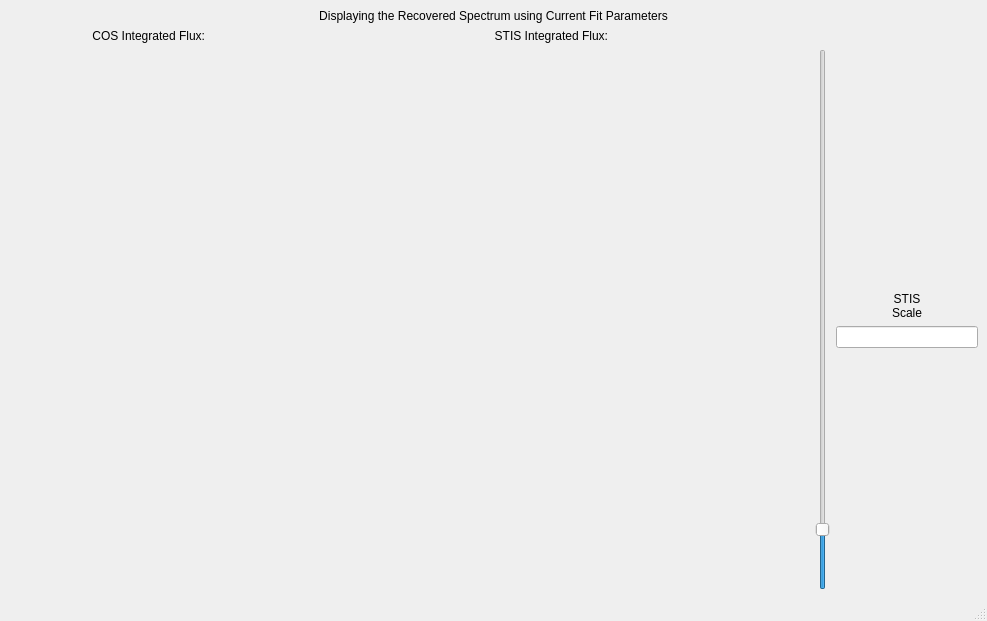
<?xml version="1.0" encoding="UTF-8"?>
<ui version="4.0">
 <class>MainWindow</class>
 <widget class="QMainWindow" name="MainWindow">
  <property name="geometry">
   <rect>
    <x>0</x>
    <y>0</y>
    <width>987</width>
    <height>621</height>
   </rect>
  </property>
  <property name="windowTitle">
   <string>STIS Comparison</string>
  </property>
  <widget class="QWidget" name="centralwidget">
   <layout class="QGridLayout" name="gridLayout">
    <item row="3" column="0">
     <widget class="MplWidget" name="MplWidgetSTIS" native="true">
      <property name="minimumSize">
       <size>
        <width>800</width>
        <height>500</height>
       </size>
      </property>
      <property name="maximumSize">
       <size>
        <width>16777215</width>
        <height>16777215</height>
       </size>
      </property>
     </widget>
    </item>
    <item row="3" column="1">
     <layout class="QHBoxLayout" name="horizontalLayout">
      <item>
       <widget class="QSlider" name="sliderSTIS">
        <property name="statusTip">
         <string>Move the slider to change the STIS scale factor</string>
        </property>
        <property name="maximum">
         <number>1000</number>
        </property>
        <property name="pageStep">
         <number>0</number>
        </property>
        <property name="value">
         <number>100</number>
        </property>
        <property name="orientation">
         <enum>Qt::Vertical</enum>
        </property>
       </widget>
      </item>
      <item>
       <layout class="QVBoxLayout" name="verticalLayout">
        <item>
         <spacer name="verticalSpacer">
          <property name="orientation">
           <enum>Qt::Vertical</enum>
          </property>
          <property name="sizeHint" stdset="0">
           <size>
            <width>20</width>
            <height>40</height>
           </size>
          </property>
         </spacer>
        </item>
        <item>
         <widget class="QLabel" name="labelSTIS">
          <property name="minimumSize">
           <size>
            <width>125</width>
            <height>0</height>
           </size>
          </property>
          <property name="maximumSize">
           <size>
            <width>16777215</width>
            <height>16777215</height>
           </size>
          </property>
          <property name="statusTip">
           <string>The scale factor of the STIS data when comparing to the recovered spectrum</string>
          </property>
          <property name="text">
           <string>STIS
Scale</string>
          </property>
          <property name="alignment">
           <set>Qt::AlignCenter</set>
          </property>
         </widget>
        </item>
        <item>
         <widget class="QLineEdit" name="inputSTIS">
          <property name="minimumSize">
           <size>
            <width>125</width>
            <height>0</height>
           </size>
          </property>
          <property name="maximumSize">
           <size>
            <width>16777215</width>
            <height>16777215</height>
           </size>
          </property>
          <property name="statusTip">
           <string>Enter the STIS scale factor here</string>
          </property>
         </widget>
        </item>
        <item>
         <spacer name="verticalSpacer_2">
          <property name="orientation">
           <enum>Qt::Vertical</enum>
          </property>
          <property name="sizeHint" stdset="0">
           <size>
            <width>20</width>
            <height>40</height>
           </size>
          </property>
         </spacer>
        </item>
       </layout>
      </item>
     </layout>
    </item>
    <item row="0" column="0" colspan="2">
     <widget class="QLabel" name="dialogLabel">
      <property name="statusTip">
       <string>Using the current initial guess for airglow shift and scale, and the radial velocity of the star</string>
      </property>
      <property name="text">
       <string>Displaying the Recovered Spectrum using Current Fit Parameters</string>
      </property>
      <property name="alignment">
       <set>Qt::AlignCenter</set>
      </property>
     </widget>
    </item>
    <item row="1" column="0">
     <layout class="QHBoxLayout" name="horizontalLayout_5">
      <item>
       <widget class="QLabel" name="cosIntlabel">
        <property name="text">
         <string>COS Integrated Flux:</string>
        </property>
        <property name="alignment">
         <set>Qt::AlignRight|Qt::AlignTrailing|Qt::AlignVCenter</set>
        </property>
       </widget>
      </item>
      <item>
       <widget class="QLabel" name="cosIntvalue">
        <property name="text">
         <string/>
        </property>
       </widget>
      </item>
      <item>
       <widget class="QLabel" name="stisIntlabel">
        <property name="text">
         <string>STIS Integrated Flux:</string>
        </property>
        <property name="alignment">
         <set>Qt::AlignRight|Qt::AlignTrailing|Qt::AlignVCenter</set>
        </property>
       </widget>
      </item>
      <item>
       <widget class="QLabel" name="stisIntvalue">
        <property name="text">
         <string/>
        </property>
       </widget>
      </item>
     </layout>
    </item>
   </layout>
  </widget>
  <widget class="QMenuBar" name="menubar">
   <property name="geometry">
    <rect>
     <x>0</x>
     <y>0</y>
     <width>987</width>
     <height>26</height>
    </rect>
   </property>
  </widget>
  <widget class="QStatusBar" name="statusbar"/>
 </widget>
 <customwidgets>
  <customwidget>
   <class>MplWidget</class>
   <extends>QWidget</extends>
   <header>mplwidget.h</header>
   <container>1</container>
  </customwidget>
 </customwidgets>
 <tabstops>
  <tabstop>sliderSTIS</tabstop>
  <tabstop>inputSTIS</tabstop>
 </tabstops>
 <resources/>
 <connections/>
</ui>
